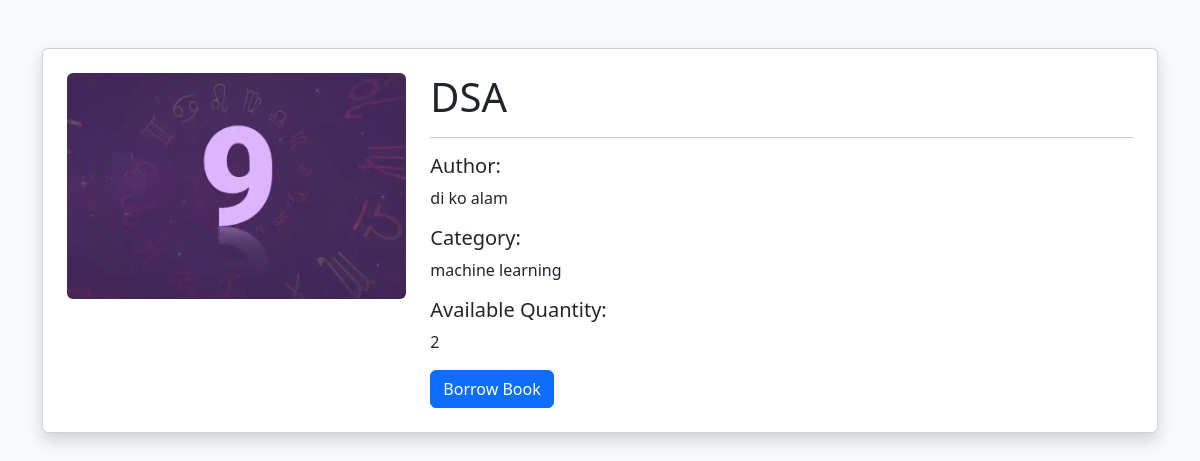
Before: /book/2 with the older database file.
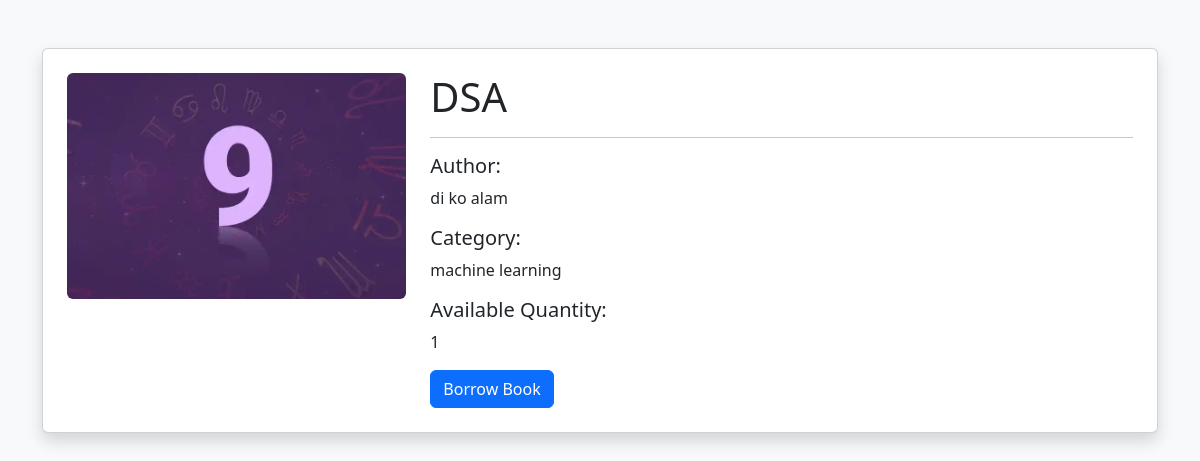
After: the same page with the newer database file.
### tables this page shows
CREATE TABLE books (
    id INTEGER PRIMARY KEY AUTOINCREMENT,
    title TEXT NOT NULL,
    author TEXT NOT NULL,
    category TEXT NOT NULL,
    quantity INTEGER NOT NULL,
    cover_image TEXT
);

### app.py (the view)
@app.route('/book/<int:id>')
def book_details(id):
    conn = sqlite3.connect('database.db')
    cursor = conn.cursor()
    cursor.execute(
        "SELECT * FROM books WHERE id = ?",
        (id,)
    )
    book = cursor.fetchone()
    conn.close()
    return render_template(
        'book_details.html',
        book=book
    )

### templates/book_details.html (shortened to what this page needs)
<!DOCTYPE html>
<html>
<head>
    <link href="https://cdn.jsdelivr.net/npm/bootstrap@5.3.3/dist/css/bootstrap.min.css" rel="stylesheet">
</head>
<body class="bg-light">
<div class="container mt-5">
    <div class="card shadow p-4">
        <div class="row">
            <div class="col-md-4">
                {% if book[5] %}
                <img
                    src="{{ url_for('static', filename='uploads/' + book[5]) }}"
                    class="img-fluid rounded"
                >
                {% endif %}
            </div>
            <div class="col-md-8">
                <h1>{{ book[1] }}</h1>
                <hr>
                <h5>Author:</h5>
                <p>{{ book[2] }}</p>
                <h5>Category:</h5>
                <p>{{ book[3] }}</p>
                <h5>Available Quantity:</h5>
                <p>{{ book[4] }}</p>
                <a
                    href="/borrow_book/{{ book[0] }}"
                    class="btn btn-primary"
                >
                    Borrow Book
                </a>
            </div>
        </div>
    </div>
</div>
</body>
</html>

Changed rows visible on the page:
changed books "DSA": quantity "2" → "1"
